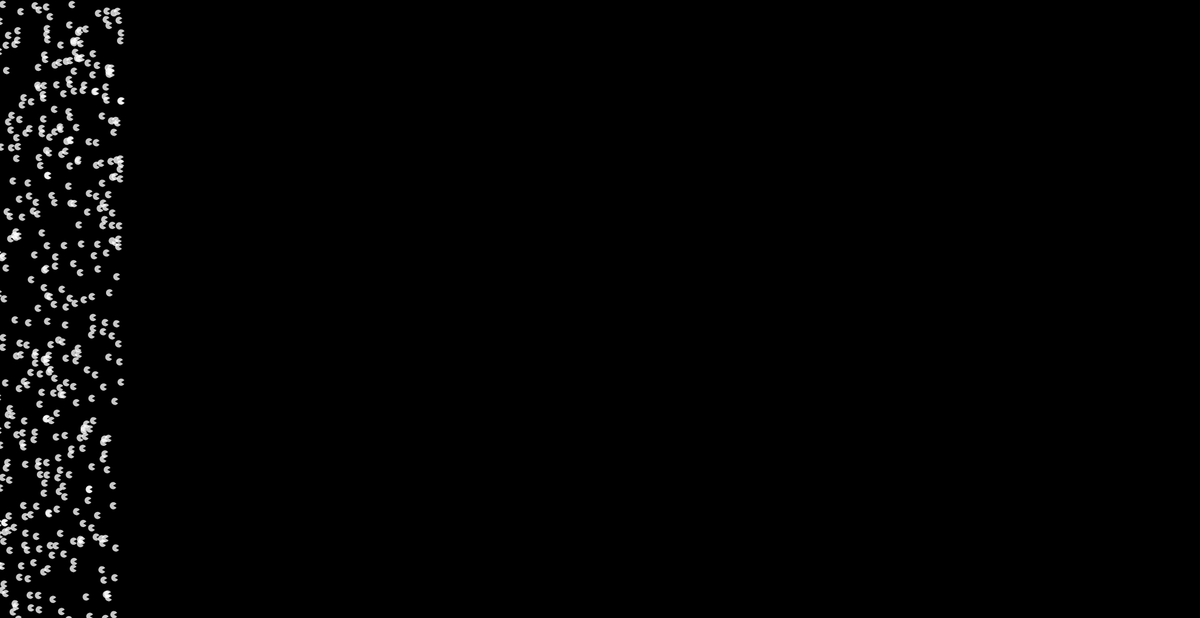
Frame 1 (no input)
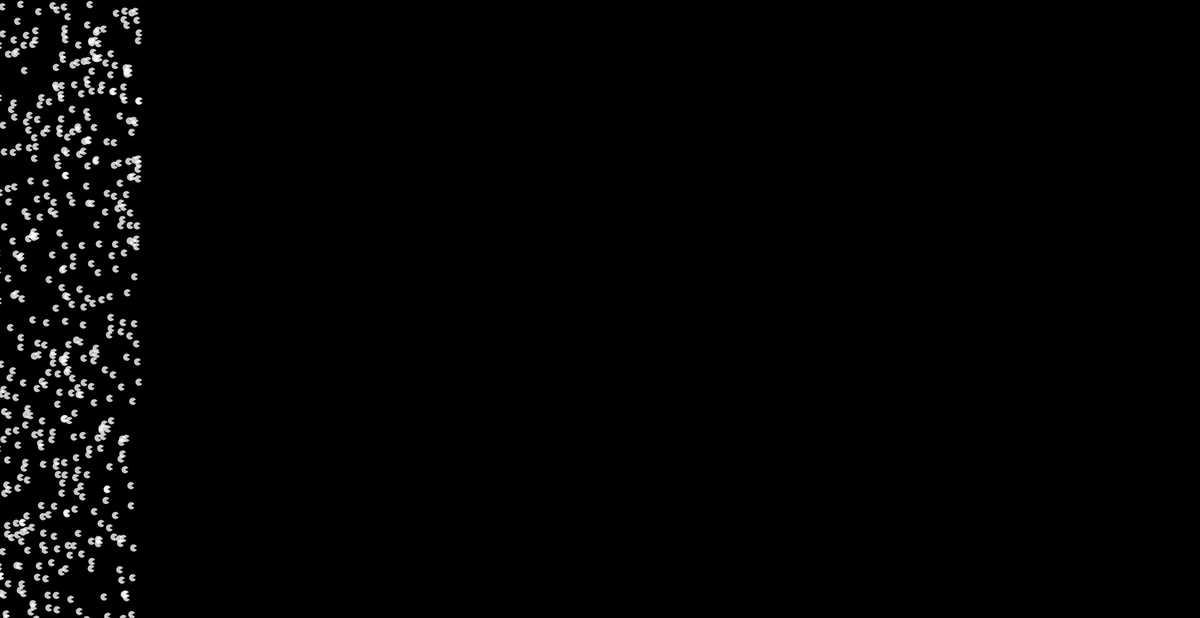
Frame 60 (no input)
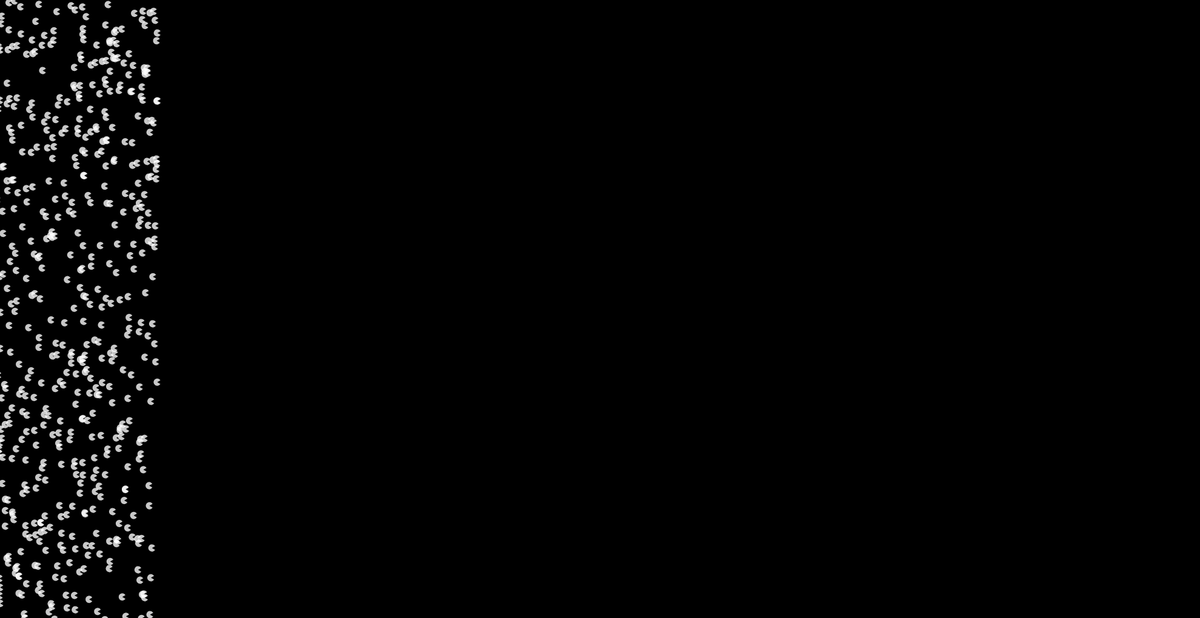
Frame 120 (the mouse pressed at the canvas centre since frame 60)

The p5.js sketch that drew these frames (run headless with seeded random() and noise() and a simulated clock; from frame 60 on, the mouse is pressed at the canvas centre):

// p5.js sketch
// ── sketch.js

//  Variables:
let x = [];


function setup() {
    createCanvas(1980, 1020);
    noStroke();
    fill(255, 200);
    //  for loop to populate the array to print
    for (let i = 0; i < 3000; i++) {
        //  adds a random number between -1000, and 200
        x[i] = random(-1000, 200);
    }
}

function draw() {
    //  black background
    background(0);
    //  for loop to display all of the items from the array
    for (let i = 0; i < x.length; i++) {
        x[i] += 0.5;
        var y = i * 0.4;
        arc(x[i], y, 12, 12, 0.52, 5.76);
    }
}
